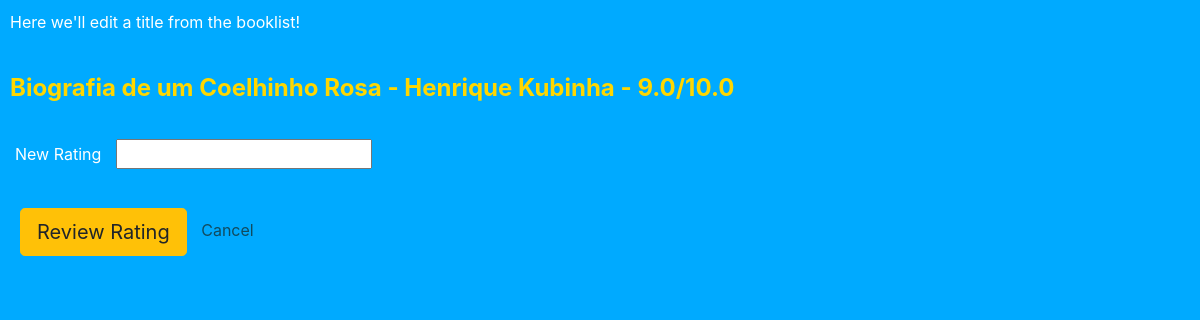
Screenshot of /edit/5 with the database file from the repository.
### main.py (models this page shows)
class Book(db.Model):
    bookid = db.Column(db.Integer, primary_key=True)
    title = db.Column(db.String(250), unique=True, nullable=False)
    author = db.Column(db.String(250), nullable=False)
    review = db.Column(db.Float, nullable=False)

### main.py (the view, shortened to what this page needs)
@app.route('/edit/<link_id>', methods=["GET", "POST"])
def edit(link_id):
    books = query_books()
    selected_book = find_book(books, link_id)
    if request.method == "GET":
        return render_template("edit.html", book=selected_book)

### main.py (called while the page is built)
def query_books():
    all_books = []
    books = db.session.query(Book).all()
    for book in books:
        book_info = {
            "bookid": book.bookid,
            "title": book.title,
            "author": book.author,
            "rating": book.review,
        }
        all_books.append(book_info)
    return all_books

def find_book(books, link_id):
    for book in books:
        print(books)
        print(link_id)
        if book['bookid'] == int(link_id):
            selected_book = book
            print(selected_book['title'])
            return selected_book
    return "Book not found"

### templates/edit.html (shortened to what this page needs)
<!DOCTYPE html>
<html lang="en">
<head>
    <link rel="stylesheet"
          href="https://cdn.jsdelivr.net/npm/bootstrap@4.3.1/dist/css/bootstrap.min.css"
>
    <link rel="stylesheet" href="/static/style.css">
</head>
<body>
    <p>Here we'll edit a title from the booklist!</p>
    <p class="bookinfo">{{ book["title"] }} - {{ book["author"] }} - {{ book["rating"] }}/10.0</p>
        <form action="" method="POST">
        <label>New Rating</label>
        <input type="text" name="rating">
        <br>
        <br>
        <button type="submit" class="btn btn-warning btn-lg">Review Rating</button>
        <a href="/">Cancel</a>
        </form>
</body>
</html>

### static/style.css (style rules this page uses)
body { background-color: #00AAFF; }
h1, h2, p, ul, label { color: white; padding: 10px; }
label { color: white; padding-left: 15px; }
.btn { margin-left: 20px; }
.bookinfo { font-weight: bold; font-size: 1.5rem; color: #FFD700; }
a { color: #114b5f; padding: 10px; }

### rows the page displays
Book: title "Biografia de um Coelhinho Rosa", author "Henrique Kubinha", rating "9.0"
